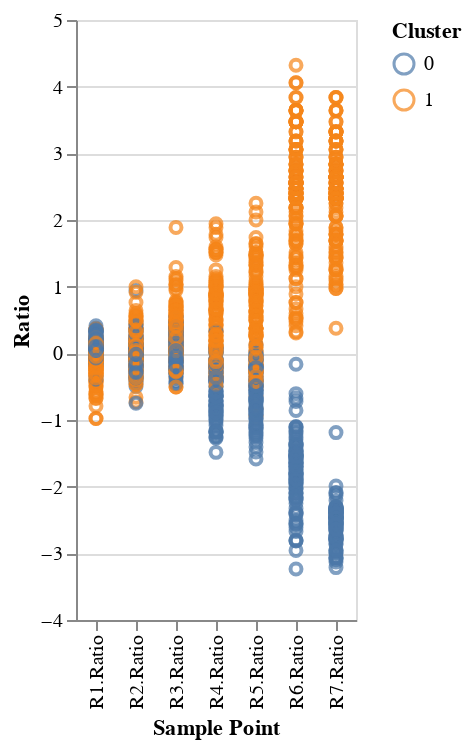

This figure's notebook cell:
### Markdown cell above
**Problem 2:** Plot all of the genes with color according to their cluster.

### Code cell
### YOUR SOLUTION HERE
### YOUR SOLUTION HERE

### Figure 1 — Vega-Lite specification as saved in the notebook (floating-point values rounded to 4 significant figures; data arrays with more than 128 entries replaced by an {"elided": "..."} marker saying what was removed)
{"config": {"view": {"continuousWidth": 300, "continuousHeight": 300}}, "data": {"name": "data-ab3ae41da5f82398ba49ee585ae63ef5"}, "mark": {"type": "point"}, "encoding": {"color": {"field": "Cluster", "type": "nominal"}, "x": {"field": "Sample Point", "type": "nominal"}, "y": {"field": "Ratio", "type": "quantitative"}}, "$schema": "https://vega.github.io/schema/vega-lite/v5.20.1.json", "datasets": {"data-ab3ae41da5f82398ba49ee585ae63ef5": {"elided": "1610 records"}}}
